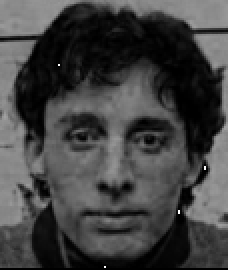
#> input picture testcase/a2inpainting_b.png, 114 x 135 px (shown 2 times larger); the run also reads 2 pictures not shown here
$ python merge_three_channel.py
#> lines starting #> are read from the running program, lines starting #| are printed output that depends on the picture
import cv2
import numpy as np

b=cv2.imread('a2inpainting_b.png',0)#('parrot_originalinpainting_b.png',0)
#> b is the input picture: shape (135, 114); min 0, max 255, mean 66.2
g=cv2.imread('a2inpainting_g.png',0)#('parrot_originalinpainting_g.png',0)
r=cv2.imread('a2inpainting_r.png',0)#('parrot_originalinpainting_r.png',0)

image=cv2.merge((b,g,r)).astype(np.uint8)
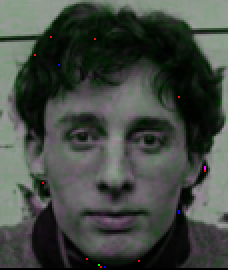
#> image: shape (135, 114, 3) (shown 2 times larger); mean of channels 0, 1, 2 66.2, 72, 66.3; drawn as B, G, R

image1=cv2.imread('a2.png')#('parrotinpainted.png')
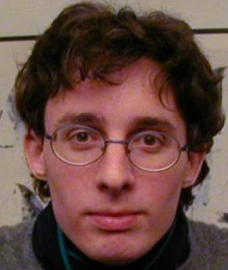
#> input picture testcase/a2.png, 228 x 270 px
#> image1 is the input picture: shape (270, 228, 3); mean B, G, R 66.5, 72.4, 102.6
image1=cv2.resize(image1,(128,128))
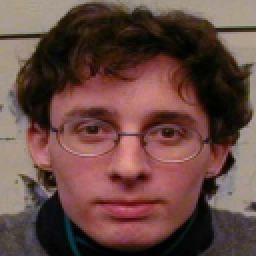
#> image1: shape (128, 128, 3) (shown 2 times larger); mean B, G, R 66.3, 72.2, 102.5
cv2.imwrite('glasses_origin_01.png',image1)#('parrot_good_01.png')
cv2.imwrite('glasses_inpainting_01.png',image)#('parrot_inpainting_01.png')
cv2.imshow('i1',image)
cv2.waitKey(0)
cv2.destroyAllWindows()
